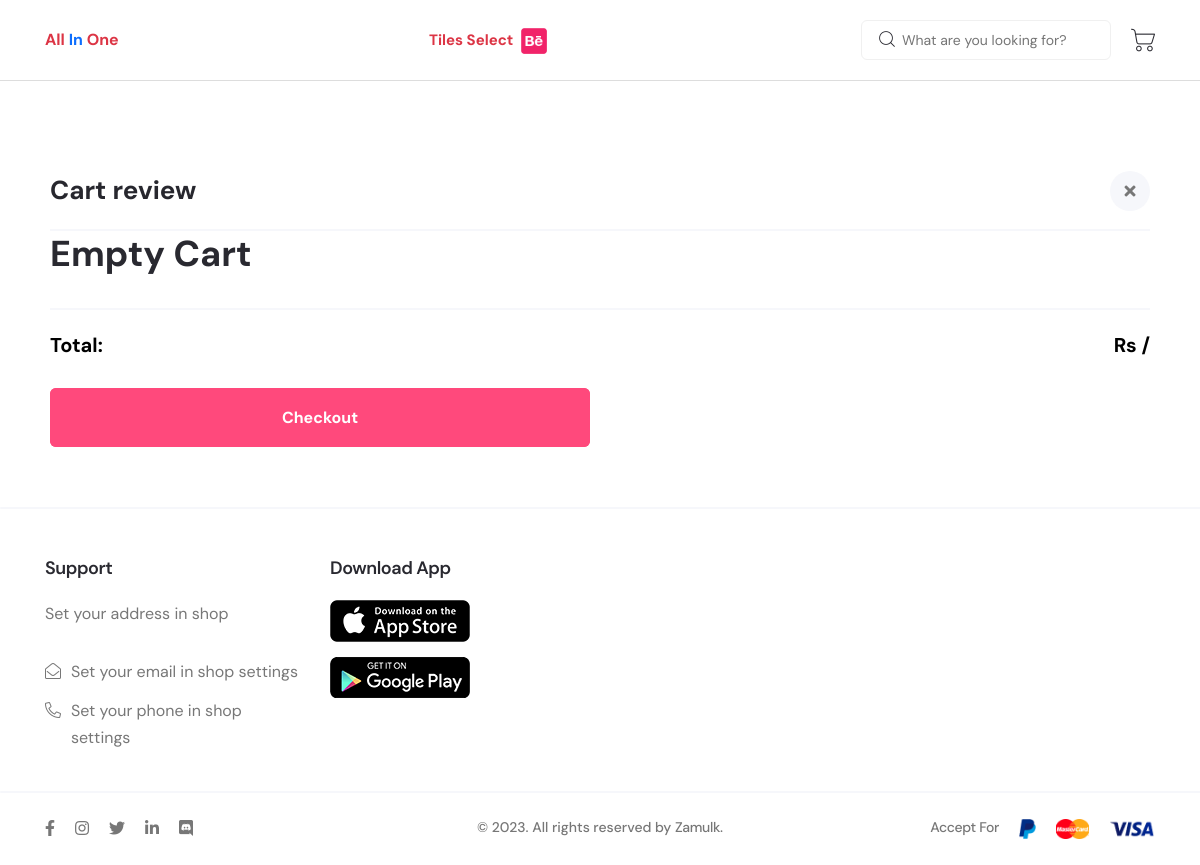
The page /shop-cart/a5b23f0b-b02a-4310-b3d3-f54f9108c48c (signed in) on the database its author committed.
### core/models.py (models this page shows, shortened)
class User(AbstractUser):
    id = models.UUIDField(primary_key=True,default=uuid.uuid4 , unique=True)
    username = None
    email = models.EmailField(_('email address'), unique=True)
    showroom_owner = models.BooleanField(default=False)
    USERNAME_FIELD = 'email'
    REQUIRED_FIELDS = []
    objects = UserManager()

class Showrooms(User):
    showroom_type = models.CharField( max_length=50,choices=SHOWROOM_TYPES ,default="")
    showroom_name = models.CharField( max_length=50)
    office_phone_number = models.CharField( max_length=50)
    address = models.CharField( max_length=250)
    since = models.CharField( max_length=50)
    link_360 = models.CharField( max_length=250 , blank=True,null=True)
    class Meta:
        verbose_name_plural = 'Showrooms'

class showroom_settings(models.Model):
    showroom = models.ForeignKey(Showrooms, on_delete=models.CASCADE)
    shop_logo = models.ImageField( upload_to="shop_logo", default="shop_logo/default_shop_logo.png", blank=True , null = True )
    address = models.CharField(max_length=250, blank=True , null = True , default="Set your address in shop settings")
    email = models.CharField( max_length=50, blank=True , null = True , default="Set your email in shop settings")
    phone = models.CharField( max_length=50 , blank=True , null = True , default="Set your phone in shop settings")
    android_app_link = models.CharField( max_length=250 , default = "#")
    ios_app_link = models.CharField( max_length=250 , default = "#")
    facebook = models.CharField( max_length=50 , default = "#")
    instagram = models.CharField( max_length=50 , default = "#")
    twitter = models.CharField( max_length=50 , default = "#")

### core/views.py (the view)
# urls.py: path('shop-cart/<str:showroom_id>', views.shop_cart, name='shop_cart'),
@cache_control(no_cache=True, must_revalidate=True , no_store=True)
@login_required(login_url='home')
def shop_cart(request,showroom_id):
    showroom = Showrooms.objects.get(id=showroom_id)
    try:
        settings = showroom_settings.objects.get(showroom=showroom)
    except:
        settings=None
    if Order.objects.filter(user=request.user , showroom = showroom , ordered=False).exists():
        order = Order.objects.get(user=request.user , showroom = showroom , ordered=False)
        order_items = OrderItem.objects.filter(order=order )
        subtotal = sum(item.product.new_price * item.quantity for item in order_items)
        context = {
            'order_items':order_items,
            'showroom':showroom,
            'subtotal':subtotal,
            'settings':settings,
        }
        return render(request,"shop/cart.html",context)
    else:
        context = {
            'showroom':showroom,
            'empty':"Empty Cart",
            'settings':settings,
        }
        messages.error(request,"You have an Empty Cart")
        return render(request,"shop/cart.html",context)

### templates/shop/cart.html (shortened to what this page needs)
{% extends 'shop/base.html' %}
{% load static %}
{% load mathfilters %}
{% block content %}
<div class="cart-dropdown" >
    <div class="cart-content-wrap">
        <div class="cart-header">
            <h2 class="header-title">Cart review</h2>
            <button onclick="location.href='{% url 'shop' showroom.showroom_type showroom.id %}'" class="cart-close sidebar-close">
                <i class="fas fa-times"></i>
            </button>
        </div>
        <h2>{{empty}}</h2>
        <div class="cart-footer">
            <h3 class="cart-subtotal">
                <span class="subtotal-title">Total:</span>
                <span class="subtotal-amount">Rs / {{subtotal}}</span>
            </h3>
            <div class="group-btn">
                <a {% if subtotal != None or 0 %} href="{% url 'checkout' showroom.id %}" {% else %} href="#" {% endif %} class="axil-btn btn-bg-secondary checkout-btn">Checkout</a>
            </div>
        </div>
    </div>
</div>
{% endblock content %}

### templates/shop/base.html (shortened to what this page needs)
{% load static %}
<!DOCTYPE html>
<html class="no-js" lang="en">
<head>
    <link rel="stylesheet" href="{% static 'shop/assets/css/vendor/bootstrap.min.css' %}" />
    <link rel="stylesheet" href="{% static 'shop/assets/css/vendor/font-awesome.css' %}" />
    <link rel="stylesheet" href="{% static 'shop/assets/css/vendor/flaticon/flaticon.css' %}" />
    <link rel="stylesheet" href="{% static 'shop/assets/css/vendor/slick.css' %}" />
    <link rel="stylesheet" href="{% static 'shop/assets/css/vendor/slick-theme.css' %}" />
    <link rel="stylesheet" href="{% static 'shop/assets/css/vendor/jquery-ui.min.css' %}" />
    <link rel="stylesheet" href="{% static 'shop/assets/css/vendor/sal.css' %}" />
    <link rel="stylesheet" href="{% static 'shop/assets/css/vendor/magnific-popup.css' %}" />
    <link rel="stylesheet" href="{% static 'shop/assets/css/vendor/base.css' %}" />
    <link rel="stylesheet" href="{% static 'shop/assets/css/style.min.css' %}" />
</head>
<body class="sticky-header">
    <header class="header axil-header header-style-5">
        <div class="axil-mainmenu">
            <div class="container">
                <div class="header-navbar">
                    <div class="header-brand">
                        <a href="{% url 'home' %}" class="logo logo-dark"><span class="fw-bold text-danger">All <span class="text-primary">In</span> One</span></a>
                    </div>
                    <div class="header-main-nav">
                        <nav class="mainmenu-nav">
                            <ul class="mainmenu">
                                <li>
                                    <a href="{% url 'shop' showroom.showroom_type showroom.id %}" >
                                        <span class=" text-danger">{{showroom.showroom_name}}</span>
                                        <img src="{{settings.shop_logo.url}}" alt="configure logo 32*32" height="34px" width="34px">
                                    </a>
                                </li>
                            </ul>
                        </nav>
                    </div>
                    <div class="header-action">
                        <ul class="action-list">
                            <li class="axil-search d-xl-block d-none">
                                <input type="search" class="placeholder product-search-input" name="search2"
                                    id="search2" value="" maxlength="128" placeholder="What are you looking for?"
                                    autocomplete="off" />
                                <button type="submit" class="icon wooc-btn-search">
                                    <i class="flaticon-magnifying-glass"></i>
                                </button>
                            </li>
                            <li class="shopping-cart">
                                <a href="{% url 'shop_cart' showroom.id %}" class="cart-dropdown-btn">
                                    <i class="flaticon-shopping-cart"></i>
                                </a>
                            </li>
                        </ul>
                    </div>
                </div>
            </div>
        </div>
    </header>
    <hr />
   {% block content %}
   {% endblock content %}
    <footer class="axil-footer-area footer-style-2">
        <div class="footer-top separator-top">
            <div class="container">
                <div class="row">
                    <div class="col-lg-3 col-sm-6">
                        <div class="axil-footer-widget">
                            <h5 class="widget-title">Support</h5>
                            <div class="inner">
                                <p>
                                    {{ settings.address }}
                                </p>
                                <ul class="support-list-item">
                                    <li>
                                        <a href="mailto:{{settings.email}}"><i class="fal fa-envelope-open"></i>
                                            {{settings.email}}</a>
                                    </li>
                                    <li>
                                        <a href="tel:{{settings.phone}}"><i class="fal fa-phone-alt"></i>
                                            {{settings.phone}}</a>
                                    </li>
                                </ul>
                            </div>
                        </div>
                    </div>
                    <div class="col-lg-3 col-sm-6">
                        <div class="axil-footer-widget">
                            <h5 class="widget-title">Download App</h5>
                            <div class="inner">
                                <div class="download-btn-group">
                                    <div class="app-link">
                                        <a href="{{settings.android_app_link}}">
                                            <img src="{% static 'shop/assets/images/others/app-store.png' %}"
                                                alt="App Store" />
                                        </a>
                                        <a href="{{settings.ios_app_link}}">
                                            <img src="{% static 'shop/assets/images/others/play-store.png' %}"
                                                alt="Play Store" />
                                        </a>
                                    </div>
                                </div>
                            </div>
                        </div>
                    </div>
                </div>
            </div>
        </div>
        <div class="copyright-area copyright-default separator-top">
            <div class="container">
                <div class="row align-items-center">
                    <div class="col-xl-4">
                        <div class="social-share">
                            <a href="{{settings.facebook}}"><i class="fab fa-facebook-f"></i></a>
                            <a href="{{settings.instagram}}"><i class="fab fa-instagram"></i></a>
                            <a href="{{settings.twitter}}"><i class="fab fa-twitter"></i></a>
                            <a href="#"><i class="fab fa-linkedin-in"></i></a>
                            <a href="#"><i class="fab fa-discord"></i></a>
                        </div>
                    </div>
                    <div class="col-xl-4 col-lg-12">
                        <div class="copyright-left d-flex flex-wrap justify-content-center">
                            <ul class="quick-link">
                                <li>
                                    © 2023. All rights reserved by
                                    <a target="_blank" href="https://zamulk.com/">Zamulk</a>.
                                </li>
                            </ul>
                        </div>
                    </div>
                    <div class="col-xl-4 col-lg-12">
                        <div
                            class="copyright-right d-flex flex-wrap justify-content-xl-end justify-content-center align-items-center">
                            <span class="card-text">Accept For</span>
                            <ul class="payment-icons-bottom quick-link">
                                <li>
                                    <img src="{% static 'shop/assets/images/icons/cart/cart-1.png' %}"
                                        alt="paypal cart" />
                                </li>
                                <li>
                                    <img src="{% static 'shop/assets/images/icons/cart/cart-2.png' %}"
                                        alt="paypal cart" />
                                </li>
                                <li>
                                    <img src="{% static 'shop/assets/images/icons/cart/cart-5.png' %}"
                                        alt="paypal cart" />
                                </li>
                            </ul>
                        </div>
                    </div>
                </div>
            </div>
        </div>
    </footer>
{% include "../messages.html" %}
</body>
</html>

### rows shown on the page
Showrooms: showroom_name "Tiles Select"
showroom_settings: shop_logo (picture), address "Set your address in shop", email "Set your email in shop settings", phone "Set your phone in shop settings"

### other values the page prints
{{ empty }} "Empty Cart"
